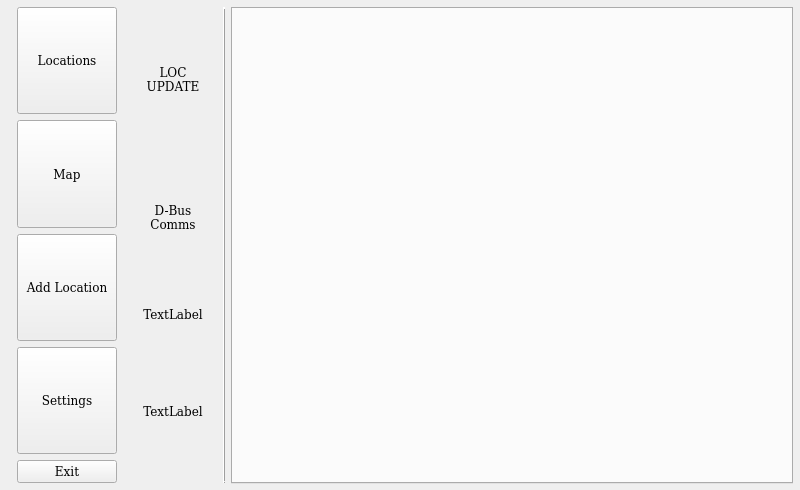
<?xml version="1.0" encoding="UTF-8"?>
<ui version="4.0">
 <class>RevelesGui</class>
 <widget class="QWidget" name="RevelesGui">
  <property name="geometry">
   <rect>
    <x>0</x>
    <y>0</y>
    <width>800</width>
    <height>490</height>
   </rect>
  </property>
  <property name="sizePolicy">
   <sizepolicy hsizetype="Fixed" vsizetype="Fixed">
    <horstretch>0</horstretch>
    <verstretch>0</verstretch>
   </sizepolicy>
  </property>
  <property name="minimumSize">
   <size>
    <width>800</width>
    <height>480</height>
   </size>
  </property>
  <property name="maximumSize">
   <size>
    <width>2400</width>
    <height>1440</height>
   </size>
  </property>
  <property name="sizeIncrement">
   <size>
    <width>800</width>
    <height>480</height>
   </size>
  </property>
  <property name="font">
   <font>
    <family>DejaVu Serif</family>
   </font>
  </property>
  <property name="windowTitle">
   <string>RevelesGUI</string>
  </property>
  <layout class="QHBoxLayout" name="horizontalLayout">
   <property name="leftMargin">
    <number>1</number>
   </property>
   <property name="topMargin">
    <number>1</number>
   </property>
   <property name="rightMargin">
    <number>1</number>
   </property>
   <property name="bottomMargin">
    <number>1</number>
   </property>
   <item>
    <layout class="QHBoxLayout" name="horizontalLayout_2">
     <property name="leftMargin">
      <number>6</number>
     </property>
     <property name="topMargin">
      <number>6</number>
     </property>
     <property name="rightMargin">
      <number>6</number>
     </property>
     <property name="bottomMargin">
      <number>6</number>
     </property>
     <item>
      <layout class="QVBoxLayout" name="verticalLayout">
       <property name="leftMargin">
        <number>10</number>
       </property>
       <property name="rightMargin">
        <number>6</number>
       </property>
       <item>
        <widget class="QToolButton" name="locationsScreenPB">
         <property name="minimumSize">
          <size>
           <width>100</width>
           <height>100</height>
          </size>
         </property>
         <property name="maximumSize">
          <size>
           <width>400</width>
           <height>400</height>
          </size>
         </property>
         <property name="sizeIncrement">
          <size>
           <width>100</width>
           <height>100</height>
          </size>
         </property>
         <property name="text">
          <string>Locations</string>
         </property>
         <property name="iconSize">
          <size>
           <width>100</width>
           <height>100</height>
          </size>
         </property>
        </widget>
       </item>
       <item>
        <widget class="QToolButton" name="mapPB">
         <property name="minimumSize">
          <size>
           <width>100</width>
           <height>100</height>
          </size>
         </property>
         <property name="maximumSize">
          <size>
           <width>400</width>
           <height>400</height>
          </size>
         </property>
         <property name="sizeIncrement">
          <size>
           <width>100</width>
           <height>100</height>
          </size>
         </property>
         <property name="text">
          <string>Map</string>
         </property>
        </widget>
       </item>
       <item>
        <widget class="QToolButton" name="addLocationPB">
         <property name="minimumSize">
          <size>
           <width>100</width>
           <height>100</height>
          </size>
         </property>
         <property name="maximumSize">
          <size>
           <width>400</width>
           <height>400</height>
          </size>
         </property>
         <property name="sizeIncrement">
          <size>
           <width>100</width>
           <height>100</height>
          </size>
         </property>
         <property name="text">
          <string>Add Location</string>
         </property>
         <property name="iconSize">
          <size>
           <width>100</width>
           <height>100</height>
          </size>
         </property>
        </widget>
       </item>
       <item>
        <widget class="QToolButton" name="settingsScreenPB">
         <property name="minimumSize">
          <size>
           <width>100</width>
           <height>100</height>
          </size>
         </property>
         <property name="maximumSize">
          <size>
           <width>400</width>
           <height>400</height>
          </size>
         </property>
         <property name="sizeIncrement">
          <size>
           <width>100</width>
           <height>100</height>
          </size>
         </property>
         <property name="text">
          <string>Settings</string>
         </property>
         <property name="iconSize">
          <size>
           <width>100</width>
           <height>100</height>
          </size>
         </property>
        </widget>
       </item>
       <item>
        <widget class="QPushButton" name="exitBtn">
         <property name="text">
          <string>Exit</string>
         </property>
        </widget>
       </item>
      </layout>
     </item>
     <item>
      <layout class="QVBoxLayout" name="verticalLayout_3">
       <property name="leftMargin">
        <number>6</number>
       </property>
       <property name="topMargin">
        <number>6</number>
       </property>
       <property name="rightMargin">
        <number>6</number>
       </property>
       <property name="bottomMargin">
        <number>6</number>
       </property>
       <item>
        <widget class="QLabel" name="TrigLabel">
         <property name="text">
          <string>LOC UPDATE</string>
         </property>
         <property name="alignment">
          <set>Qt::AlignCenter</set>
         </property>
         <property name="wordWrap">
          <bool>true</bool>
         </property>
        </widget>
       </item>
       <item>
        <widget class="QLabel" name="EchoLabel">
         <property name="text">
          <string>D-Bus Comms</string>
         </property>
         <property name="alignment">
          <set>Qt::AlignCenter</set>
         </property>
         <property name="wordWrap">
          <bool>true</bool>
         </property>
        </widget>
       </item>
       <item>
        <widget class="QLabel" name="testingLabel">
         <property name="maximumSize">
          <size>
           <width>100</width>
           <height>50</height>
          </size>
         </property>
         <property name="text">
          <string>TextLabel</string>
         </property>
         <property name="alignment">
          <set>Qt::AlignCenter</set>
         </property>
        </widget>
       </item>
       <item>
        <widget class="QLabel" name="distLabel">
         <property name="text">
          <string>TextLabel</string>
         </property>
         <property name="alignment">
          <set>Qt::AlignCenter</set>
         </property>
        </widget>
       </item>
      </layout>
     </item>
     <item>
      <widget class="QFrame" name="frame">
       <property name="maximumSize">
        <size>
         <width>2</width>
         <height>480</height>
        </size>
       </property>
       <property name="frameShape">
        <enum>QFrame::VLine</enum>
       </property>
       <property name="frameShadow">
        <enum>QFrame::Raised</enum>
       </property>
       <property name="lineWidth">
        <number>2</number>
       </property>
      </widget>
     </item>
     <item>
      <layout class="QVBoxLayout" name="verticalLayout_2">
       <item>
        <widget class="QTabWidget" name="tabWidget">
         <property name="sizePolicy">
          <sizepolicy hsizetype="MinimumExpanding" vsizetype="MinimumExpanding">
           <horstretch>0</horstretch>
           <verstretch>0</verstretch>
          </sizepolicy>
         </property>
         <property name="minimumSize">
          <size>
           <width>562</width>
           <height>477</height>
          </size>
         </property>
         <property name="maximumSize">
          <size>
           <width>2400</width>
           <height>1440</height>
          </size>
         </property>
         <property name="tabPosition">
          <enum>QTabWidget::North</enum>
         </property>
         <property name="tabShape">
          <enum>QTabWidget::Rounded</enum>
         </property>
         <property name="currentIndex">
          <number>-1</number>
         </property>
        </widget>
       </item>
      </layout>
     </item>
    </layout>
   </item>
  </layout>
 </widget>
 <layoutdefault spacing="6" margin="11"/>
 <resources/>
 <connections/>
</ui>
